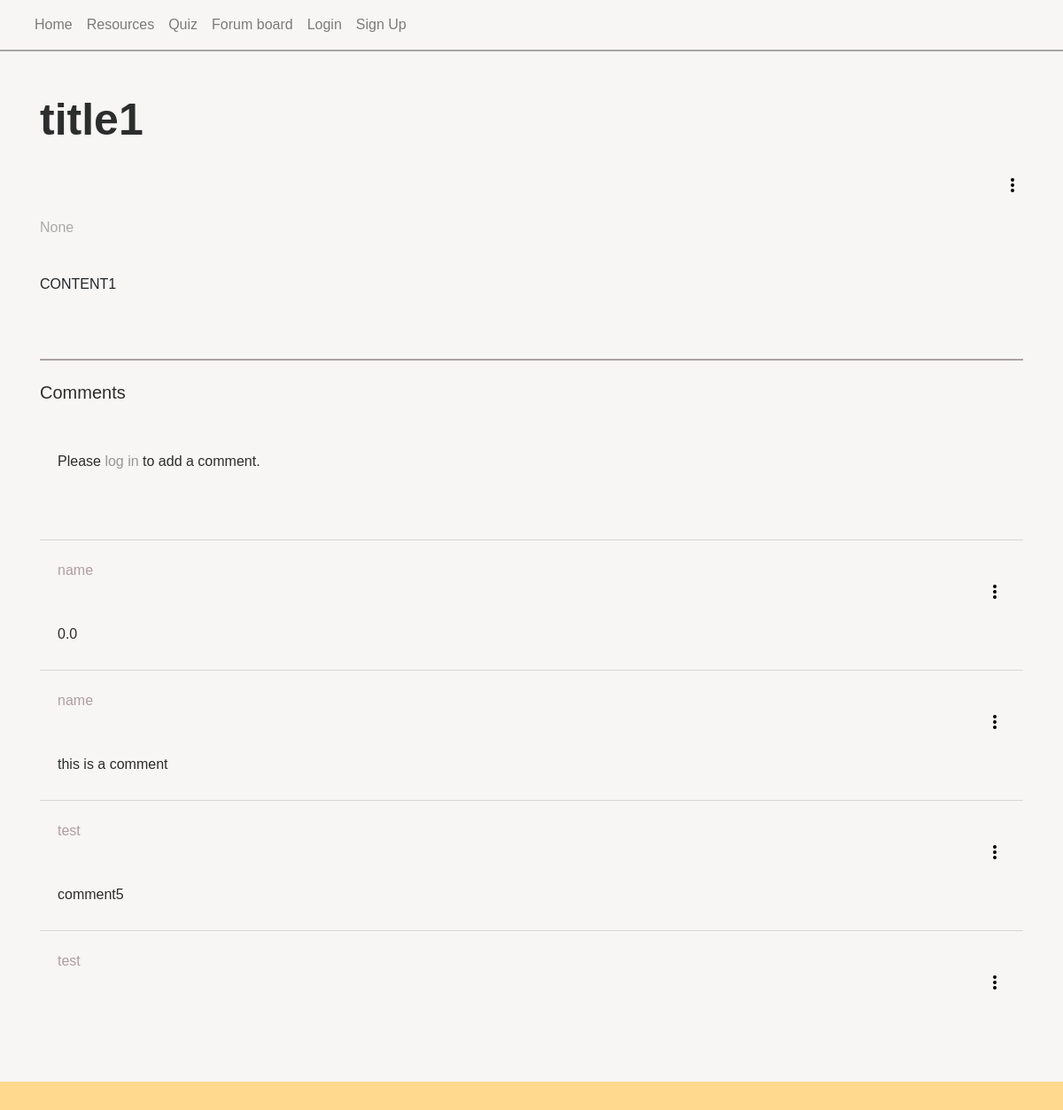
/forum/1/, run on the app's committed database.
### tables this page shows
CREATE TABLE forum_posts (postID INTEGER PRIMARY KEY, userID INTEGER REFERENCES user (userID), title TEXT, content TEXT, post_date TIMESTAMP DEFAULT (CURRENT_TIMESTAMP));

CREATE TABLE comments (comID INTEGER PRIMARY KEY, userID INTEGER REFERENCES user (userID), postID INTEGER REFERENCES forum_posts (postID), content TEXT, com_date TIMESTAMP DEFAULT (CURRENT_TIMESTAMP));

CREATE TABLE user (userID INTEGER PRIMARY KEY, email TEXT, username TEXT, password TEXT, profile_pic TEXT);

### website/views.py (the view)
@views.route('/forum/<id>/', methods=['GET', 'POST'])
def forum(id):
    if id == 'home':
        sql = 'SELECT * FROM forum_posts;'
        posts = query_db(sql)
        if posts:
            return render_template('forumHome.html', posts=posts)
        else:
            return render_template('forumHome.html', posts='No posts are currently available')
    else:
        id = int(id)
        sql_post = '''SELECT f.title, f.content, f.post_date, u.username, u.userID, u.profile_pic
        FROM user u
        LEFT JOIN forum_posts f on u.userID = f.userID
        WHERE f.postID = ?;'''
        post_data = query_db(sql_post, (id,), one=True)
        if not post_data: # post doesn't exist
            flash('Post not available.', category='error')
            return redirect(url_for('views.forum', id = 'home'))
        sql_comment = '''SELECT c.*, u.username
        FROM comments c
        LEFT JOIN user u ON c.userID = u.userID
        WHERE c.postID = ?;'''
        comment_data = query_db(sql_comment, (id,))
        return render_template('forum.html', postID = id,
        title = post_data[0],
        content = post_data[1],
        date = post_data[2],
        username = post_data[3],
        userID = post_data[4],
        profile_pic = post_data[5], comments = comment_data)

### website/views.py (called while the page is built)
def query_db(sql, args=(), one=False):
    db = sqlite3.connect('web.db')
    cursor = db.cursor()
    cursor.execute(sql, args)
    results = cursor.fetchall()
    db.commit()
    db.close()
    return (results[0] if results else None) if one else results

### website/templates/forum.html
{% extends "base.html" %} {% block title %}{{ title }}{% endblock %}
{% block content %}
<br><br>
<h1>{{ title }}</h1>
{% include "dotPost.html" with context %}
<p class="date">{{ date }}</p>
<br>
<pre>{{ content }}</pre>
<br><br>
<div style='border-top:2px solid #aba3a3'>
    <br>
    <h5>Comments</h5>
    <br>
    <div>
        <ul class="list-group list-group-flush" id="comments">
            <li class="list-group-item custom-bg comment">
                {% if 'user' in session %}
                        <button class="comment-btn" onclick="document.getElementById('commentBox').classList.toggle('hidden');">▶ Click to add your comment...</button>
                        <div id="commentBox" class="comment-box hidden">
                            <form method="POST" action="{{ url_for('views.createANDedit', action='create', subject='comment') }}">
                                <input type="hidden" name="postID" value="{{ postID }}">
                                <textarea
                                name="content"
                                id="content"
                                placeholder="Write your comment here..."></textarea><br>
                                <button type="submit" class="submit-comment">Submit Comment</button>
                            </form>
                        </div>
                    {% else %}
                        <p>Please <a href="{{ url_for('auth.login') }}" class="custom-link-underline">log in</a> to add a comment.</p>
                    {% endif %}
                    <br><br>
            </li>
            {% for comment in comments %}
                <li class="list-group-item custom-bg comment">
                    <p class="inline" style="color: rgb(174, 158, 158)">{{ comment[5] }}</p>
                    {% include "dotComment.html" %}
                    <p>{{ comment[3] }}</p>
                </li>
            {% endfor %}
        </ul>
    </div>
</div><br><br>
{% endblock %}

### website/templates/dotComment.html (shortened to what this page needs)
<div class="container mt-5 inline">
    <div class="dropdown" align="right">
        <button class="dot-btn" id="dropdownMenuButton" data-toggle="dropdown" aria-haspopup="true" aria-expanded="false">
            <span class="navbar-toggler-icon"></span>
            <div class="dots">
                <span></span>
                <span></span>
                <span></span>
            </div>
        </button>
    </div>
</div>

### website/static/styles.css (style rules this page uses)
body { font-family: Arial, sans-serif; margin: 0; padding: 0; overflow-x: hidden; color: #2C2D2D; }
h1 { font-size: 50px; font-weight: bolder; }
.custom-bg { background-color: #F8F6F5; }
.inline { display: inline; }
.date { color: rgb(170, 170, 170) }
pre { font-family: inherit; font-size: inherit; white-space: pre-wrap; margin: 0; }
.custom-link-underline { color: rgb(150, 150, 150); text-decoration: none; }
.comment { margin-top : 10px; }
.dot-btn { background: none; border: none; color: inherit; padding: 0; cursor: pointer; display: inline-block; position: relative; width: 24px; height: 24px; }
.dot-btn .dots { display: inline-block; position: absolute; top: 50%; left: 50%; transform: translate(-50%, -50%); }
.dot-btn .dots span { display: block; width: 4px; height: 4px; background-color: black; border-radius: 50%; margin: 2px 0; }

### data on the page
forum_posts: title "title1", content "CONTENT1"
comments: username "name", content "0.0"
comments: username "name", content "this is a comment"
comments: username "test", content "comment5"
comments: username "test"

### other printed values
{{ date }} "None"
